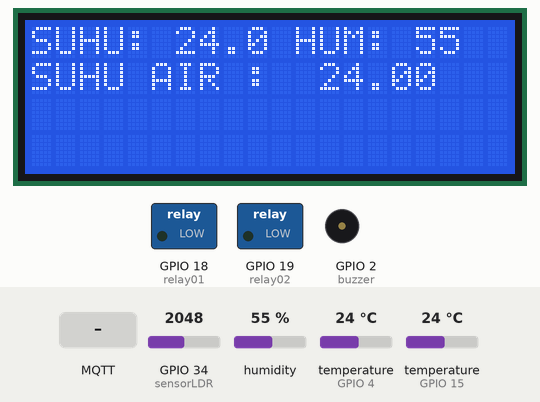
Simulated run of this sketch. Board: ESP32. Shown: 20×4 character LCD, switched loads named in the sketch (green lamp = pin HIGH), buzzer (waves = sounding, pin HIGH). The test bench sets the inputs (shaded band); at power-on: humidity 55 %, temperature (sensors on GPIO 4, GPIO 15) 24 °C, GPIO 34 (sensorLDR) = 2048. WiFi joins after 1.5 s; servers stay silent unless stated; no MQTT or app messages arrive unless stated; what the sketch prints to the serial monitor is not drawn.

Above: at 8.4 s.
8.5 s: MQTT message "on" arrives on the first subscribed topic
At 8.8 s:
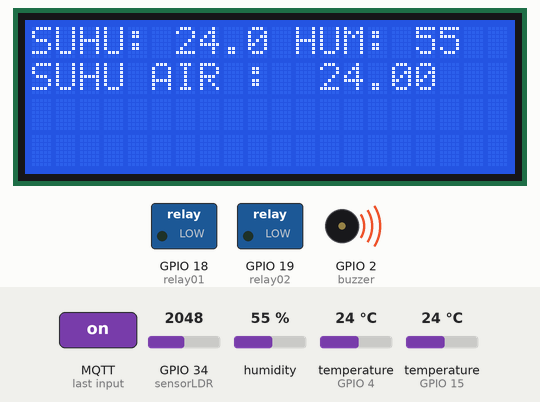
10.0 s: humidity set to 22 %
At 10.6 s:
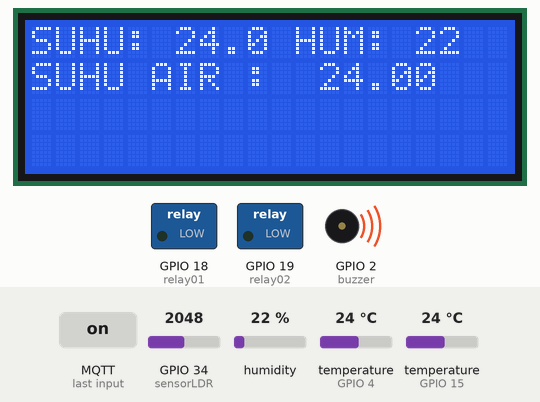
11.7 s: temperature (sensor on GPIO 4) set to 12 °C
At 15.2 s:
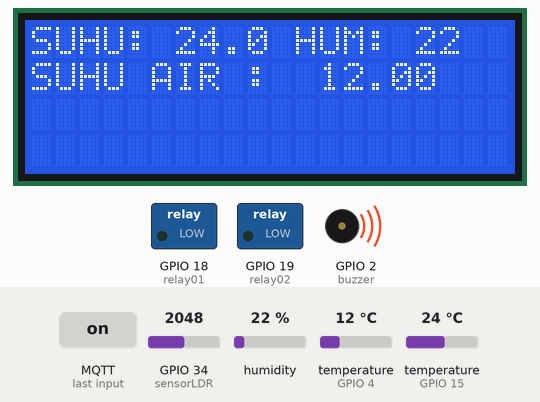
15.5 s: temperature (sensor on GPIO 15) set to 12 °C
At 16.6 s:
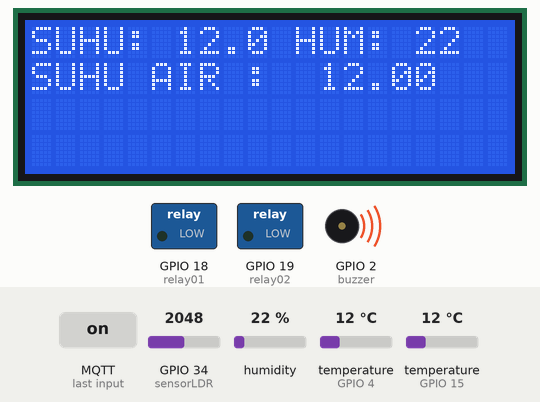
17.7 s: temperature (sensor on GPIO 4) set to 19 °C
21.5 s: MQTT message "off" arrives on the first subscribed topic
At 22.3 s:
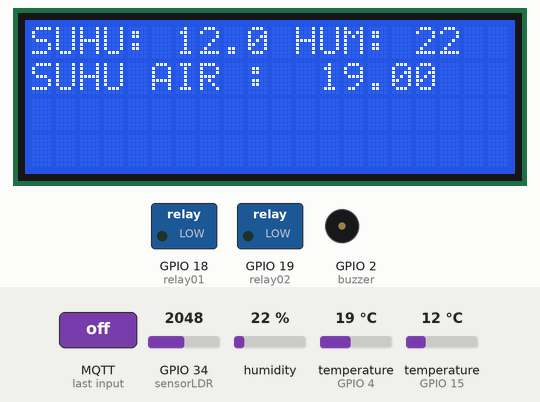
Timing chart, 0 to 24.0 s (numbered marks = the images above; inputs shaded):
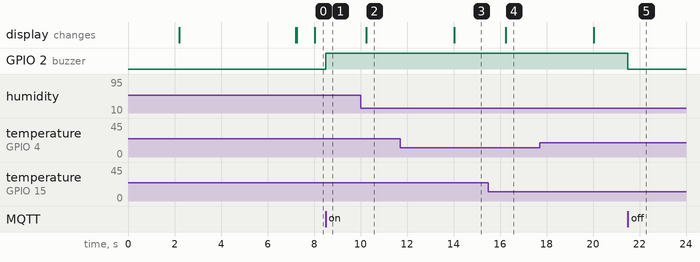

Measured:
- after the input at 8.5 s, GPIO 2 (buzzer): LOW → HIGH at once
- after the input at 10.0 s, the display: changes after 0.25 s (image 2)
- after the input at 11.7 s, the display: changes after 2.3 s (image 3)
- after the input at 15.5 s, the display: changes after 0.76 s (image 4)
- after the input at 21.5 s, GPIO 2 (buzzer): HIGH → LOW at once

The sketch:

urbanFarmingUitm_main.ino
```cpp
/*------------------------------------------------------------------
  ===================  Seksyen 1 - HEADER        ===================
  ------------------------------------------------------------------*/
//-------------------------------------------------------------------
//=  A. - Library  include and define  yang diperlukan              =
//-------------------------------------------------------------------

#include <WiFi.h>
#include <MQTT.h>
#include <Wire.h>
#include <SPI.h>
#include <DallasTemperature.h>
#include <OneWire.h>
#include <LiquidCrystal_I2C.h>
#include <DHT.h>;


//--------------------------------------------------------------------
//=  B. - ISTIHAR Sambungan nama Pin dengan Nombor Fizikal PIN ----
//--------------------------------------------------------------------

//---Actuator and Relay  pin connection---
#define relay01     18
#define relay02     19
#define buzzer      02
//#define SensorSuhu  15 // pin sambungan ke DS18B20 (ONEWIRE)
#define SenAM2301   15
#define SENSOR_PIN   4
#define sensorLDR   34


//---Penentuan nama Pembolehubah nama yg diumpukkan kepada satu nilai awal yg ditetapkan --
//#define SCREEN_WIDTH 128 // OLED display width, in pixels
//#define SCREEN_HEIGHT 64 // OLED display height, in pixels

// ~~~~~~~~~~~~~~~~~~~~ PENTING ~~~~~~~~~~~~~~~~~~~~~~~~
// ------ Sila edit nama atau ID ikut keperluan --------
#define Client_Id   "UitmMicroFarm_IoT_Node_main"
//#define NamaBroker  "broker.hivemq.com"
#define NamaBroker  "103.186.117.241"
//#define NamaBroker  "10.7.214.64"
//#define namaSSID    "HaMa iPhone 13";
//#define SSIDpwd     "1234556790";
#define namaSSID    "Haza@unifi";
#define SSIDpwd     "0135335045";
//#define namaSSID    "IoT";
//#define SSIDpwd     "iot@kksj2023";
// ~~~~~~~~~~~~~~~~~~~  TAMMAT   ~~~~~~~~~~~~~~~~~~~~~~~

//=   C.  - ISTIHAR  constant dan pembolehubah------------------------------
//---Penetapan nama Pembolehubah yg diumpukkan kepada satu nilai awal  --
const char ssid[] = namaSSID;
const char pass[] = SSIDpwd;

//------ ISTIHAR Pemboleh ubah dengan jenis Data yang digunakan---
unsigned long lastMillis = 0;
//float dataSuhuC; // suhu dalam Celsius
int suisKon;
int tiltState = 0;
float duration_us, distance_cm;
float hum; //Stores humidity value
float temp; //Stores temperature value
//---istihar variable yang hendak digunakan
float tempC; // temperature in Celsius
float tempF; // temperature in Fahrenheit


//-=   D. - Cipta Objek dari Librari berkaitan------------------ ----
//--------------------------------------------------------------------------

WiFiClient net;
MQTTClient client;

// Istihar objek bagi Module OLED Display - SSD1306
//Adafruit_SSD1306 display(SCREEN_WIDTH, SCREEN_HEIGHT, &Wire, -1);

DHT dht(SenAM2301, DHT21);

// Istihar objek bagi Module Sersor Suhu Dallas 18B20
OneWire oneWire(SENSOR_PIN);
DallasTemperature DS18B20(&oneWire);

LiquidCrystal_I2C lcd(0x27,20,4);

//##################  Seksyen 1 - TAMAT #############################

//==================  Seksyen 2 - Fungsi Setup ======================
//-------------------------------------------------------------------

void setup() {
  pinMode(relay01,OUTPUT);
  pinMode(relay02,OUTPUT);
  pinMode(buzzer,OUTPUT);
//  pinMode(tiltSensor, INPUT);

  Serial.begin(115200); // initialize serial

  WiFi.begin(ssid, pass);
  client.begin(NamaBroker, net);
  client.onMessage(messageReceived);
 connect();
  //sensors.begin();    // initialize the DS18B20 sensor
  dht.begin();
  DS18B20.begin();


  lcd.init();        // initialize the lcd
  lcd.init();
  lcd.backlight();
  lcd.setCursor(0,0);
  lcd.print("- ESP32 Board -");
  delay(5000);
  lcd.clear();

}
//##################  Seksyen 2 - TAMAT #############################


//==============  Seksyen 3 - Fungsi Utama (LOOP) ===================
//-------------------------------------------------------------------
void loop() {

 client.loop();
 delay(10);  // <- fixes some issues with WiFi stability

  if (!client.connected()) {
    connect();
  }

// publish a message roughly every second.
  if (millis() - lastMillis > 3000) {
    lastMillis = millis();

    //------SENSOR 1-------------------------------------------------------------

    //------SENSOR seterusnya-------------------------------------------------------------


    //-----------end ----------------------------------

   //sensorTilt();
   sensorCahaya();
   suhudht();
   suhu18b20();

  }


}
//##################  Seksyen 3 - TAMAT #############################
```

sensorsFunction.ino
```cpp
void sensorCahaya() {
float dataLDR = analogRead(sensorLDR); //Read light level
float square_ratio = dataLDR / 4095.0; //Get percent of maximum value (1023)
square_ratio = pow(square_ratio, 2.0);
Serial.print("bacaan Cahaya: ");
Serial.println(dataLDR);
}

void suhudht() {

    hum = dht.readHumidity();
    temp= dht.readTemperature();

 //Print temp and humidity values to serial monitor
    Serial.print("Humidity: ");
    Serial.print(hum);
    Serial.print("%, Temperature: ");
    Serial.print(temp);
    Serial.println(" Celsius");
    client.publish("microfarm/suhu", String(temp));
    client.publish("microfarm/humiditi", String(hum));


  lcd.setCursor(0,0);
  lcd.print("SUHU:");
  lcd.setCursor(6,0);
  lcd.print(temp,1);
  lcd.setCursor(11,0);
  lcd.print("HUM:");
  lcd.setCursor(16,0);
  lcd.print(hum,0);

}

void suhu18b20(){
  DS18B20.requestTemperatures();       // send the command to get temperatures
  tempC = DS18B20.getTempCByIndex(0);  // read temperature in °C
  tempF = tempC * 9 / 5 + 32; // convert °C to °F
  client.publish("microfarm/suhuair", String(tempC));

  Serial.print("Temperature: ");
  Serial.print(tempC);    // print the temperature in °C
  Serial.print("°C");
  lcd.setCursor(0,1);
  lcd.print("SUHU AIR :");
  lcd.setCursor(12,1);
  lcd.print(tempC);
}
```

wirelessFunction.ino
```cpp
void connect() {
  Serial.print("checking wifi...");
  while (WiFi.status() != WL_CONNECTED) {
    Serial.print(".");
    delay(1000);
  }

  Serial.print("\nconnecting...");
  while (!client.connect(Client_Id,"admin","password")) {
    Serial.print(".");
    delay(1000);
  }
  Serial.println("\nconnected!");
  client.subscribe("microfarm/buzzer");

  // -- tambah subcribe disini ---

}

void messageReceived(String &topic, String &payload) {
  //Serial.println("incoming: " + topic + " - " + payload);
   Serial.println(payload);


   //==========================Buzzer Control ==========
  if(String(topic) == "microfarm/buzzer")
  {
      if(payload =="on")
      {
        Serial.println(payload);
        digitalWrite(buzzer,HIGH);
        Serial.println("Buzzer ON");
        delay(500);
      }

      else if(payload =="off")
      {
        Serial.println(payload);
        digitalWrite(buzzer,LOW);
        Serial.println("Buzzer OFF");
      }
  }

//==============================================

//==========================Device Control ===========

//   ----Tulis Kod Kawalan ( subsribe here ) -------

//--------------------------- END --------------------

}
```
